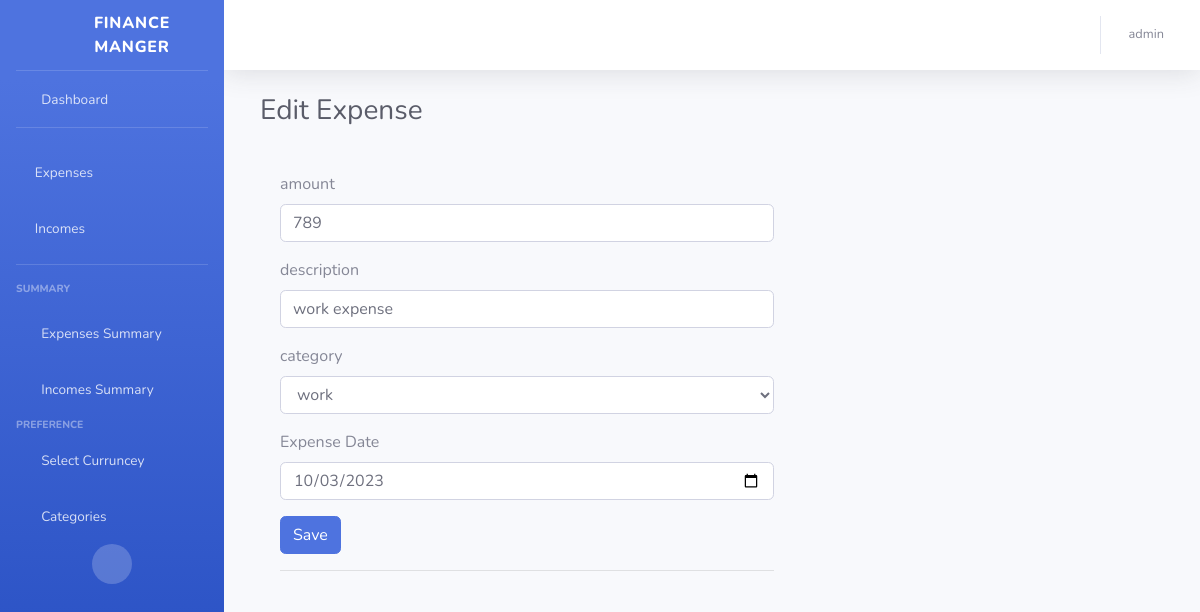
The page /expenses/edit-expense/4 (signed in) on the database its author committed.
### expenses/models.py (models this page shows)
class Expense(models.Model):
    owner = models.ForeignKey(User,on_delete=models.CASCADE)
    amount = models.CharField(max_length=255)
    description = models.CharField(max_length=255)
    category = models.ForeignKey(Categories,on_delete=models.CASCADE)
    date = models.DateField(default=timezone.now)

### expenses/views.py (the view, shortened to what this page needs)
# urls.py: path('edit-expense/<int:pk>',views.edit_expense,name='edit-expense'),
def edit_expense(request,pk):
    categories = Categories.objects.filter(user=request.user)
    expense = Expense.objects.get(pk=pk)
    category = Categories.objects.get(id=expense.category_id)
    context ={
        'categories' : categories,
        'expense': expense,
        'pk':pk,
        'cat': category
    }
    return render(request,'expenses/edit-expense.html',context)

### userPreference/models.py (called while the page is built)
    def __str__(self) -> str:
        return self.name

### templates/expenses/edit-expense.html (shortened to what this page needs)
{% extends 'partiels/base.html' %}
{% block content %}
<div class="container-fluid">
        <div class="col md-10">
            <div class="d-sm-flex align-items-center justify-content-between mb-4">
                <h1 class="h3 mb-0 text-gray-800">Edit Expense</h1>
            </div>
        </div>
</div>
<div class="container">
        <div class="card-body">
                <div class="col-lg-7">
                        <form id="myForm" class="user" method="POST" action="{% url 'edit-expense' pk%}">
                            <div class="form-group">
                                <label for="amount">amount</label>
                                <input type="text"
                                class="form-control"
                                name="amount"
                                id="amount"
                                value="{{expense.amount}}"
                                placeholder="amount">
                            </div>
                            <div class="form-group">
                                <label for="description">description</label>
                                <input type="text"
                                class="form-control"
                                name="description"
                                id="description"
                                value="{{expense.description}}"
                                placeholder="description (optional)">
                            </div>
                            <div class="form-group">
                                <label for="category">category</label>
                                <select name="category" class="form-control">
                                    {% for category in categories %}
                                    {% if cat == category %}
                                    <option selected value="{{category.id}}">{{category}}</option>
                                    {% else %}
                                    <option value="{{category.id}}">{{category}}</option>
                                    {% endif %}
                                    {% endfor %}
                                </select>
                                </div>
                                <div class="form-group">
                                    <label for="date">Expense Date</label>
                                    <input type="date"
                                    class="form-control"
                                    name="date"
                                    id="date"
                                    value="{{expense.date |date:'Y-m-d'}}">
                                </div>
                            <input type="submit" value="Save" id="add-expense"
                            class="btn btn-primary">
                        </form>
                        <hr>
                    </div>
                </div>
            </div>
        </div>
{% endblock  %}

### templates/partiels/side-bar.html (shortened to what this page needs)
        <ul class="navbar-nav bg-gradient-primary sidebar sidebar-dark accordion" id="accordionSidebar">
            <a class="sidebar-brand d-flex align-items-center justify-content-center" href="index.html">
                <div class="sidebar-brand-icon rotate-n-15">
                    <i class="fas fa-fw fa-money-bill-wave"></i>
                </div>
                <div class="sidebar-brand-text mx-3">Finance Manger</div>
            </a>
            {%if request.user.is_authenticated%}
            <hr class="sidebar-divider my-0">
            <li class="nav-item">
                <a class="nav-link" href="{%url 'main-index'%}">
                    <i class="fas fa-fw fa-tachometer-alt"></i>
                    <span>Dashboard</span></a>
            </li>
                <hr class="sidebar-divider">
            <li class="nav-item">
                <a class="nav-link" href="{%url 'index'%}">
                    <i class="fas fa-money-bill-wave"></i>
                    <span>Expenses</span>
            </a></li>
            <li class="nav-item"><a class="nav-link" href="{%url 'incomes-index'%}">
                    <i class="fas fa-money-bill-wave-alt"></i>
                    <span>Incomes</span>
            </a></li><a class="nav-link" href="charts.html">
            <hr class="sidebar-divider">
            <div class="sidebar-heading">
                Summary
            </div>
            </a><li class="nav-item"><a class="nav-link" href="{% url 'expenses_summary_page' %}">
                    <i class="fas fa-fw fa-chart-pie"></i>
                    <span>Expenses Summary</span></a>
            </li>
            <li class="nav-item">
                <a class="nav-link" href="{% url 'incomes_summary_page' %}">
                    <i class="fas fa-fw fa-chart-pie"></i>
                    <span>Incomes Summary</span></a>
            </li>
            <div class="sidebar-heading">
                Preference
            </div>
            </a><li class="nav-item"><a class="nav-link" href="{% url 'userpreference' %}">
                    <i class="fas fa-fw fa-cogs"></i>
                    <span>Select Curruncey</span></a>
            </li>
            <li class="nav-item">
                <a class="nav-link" href="{% url 'categories' %}">
                    <i class="fas fa-fw fa-list"></i>
                    <span>Categories</span></a>
            </li>
{% endif %}
            <div class="text-center d-none d-md-inline">
                <button class="rounded-circle border-0" id="sidebarToggle"></button>
            </div>
        </ul>
        {%if request.user.is_authenticated%}
        <div id="content-wrapper" class="d-flex flex-column">
            <div id="content">
                <nav class="navbar navbar-expand navbar-light bg-white topbar mb-4 static-top shadow">
                    <ul class="navbar-nav ml-auto">
                        <li class="nav-item dropdown no-arrow">
                            <a class="nav-link dropdown-toggle" href="#" id="userDropdown" role="button"
                                data-toggle="dropdown" aria-haspopup="true" aria-expanded="false">
                                <span class="mr-2 d-none d-lg-inline text-gray-600 small">{{request.user.username}}</span>
                            </a>
                        </li>
                    </ul>
                    {% endif %}
                </nav>

### rows shown on the page
Expense: amount "789", description "work expense", date "10/03/2023"

### other values the page prints
{{ request.user.username }} "admin"
form field category "work"
